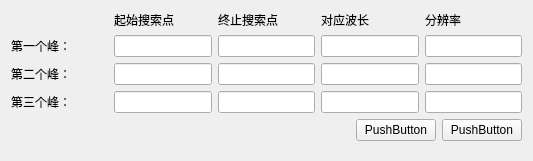
<?xml version="1.0" encoding="UTF-8"?>
<ui version="4.0">
 <class>ResolutionCalculationPage</class>
 <widget class="QWidget" name="ResolutionCalculationPage">
  <property name="geometry">
   <rect>
    <x>0</x>
    <y>0</y>
    <width>533</width>
    <height>161</height>
   </rect>
  </property>
  <property name="windowTitle">
   <string>Form</string>
  </property>
  <layout class="QGridLayout" name="gridLayout">
   <item row="0" column="0">
    <layout class="QVBoxLayout" name="verticalLayout">
     <item>
      <layout class="QHBoxLayout" name="horizontalLayout_4" stretch="1,1,1,1,1">
       <item>
        <widget class="QLabel" name="label_8">
         <property name="text">
          <string/>
         </property>
        </widget>
       </item>
       <item>
        <widget class="QLabel" name="label_4">
         <property name="text">
          <string>起始搜索点</string>
         </property>
        </widget>
       </item>
       <item>
        <widget class="QLabel" name="label_5">
         <property name="text">
          <string>终止搜索点</string>
         </property>
        </widget>
       </item>
       <item>
        <widget class="QLabel" name="label_6">
         <property name="text">
          <string>对应波长</string>
         </property>
        </widget>
       </item>
       <item>
        <widget class="QLabel" name="label_7">
         <property name="text">
          <string>分辨率</string>
         </property>
        </widget>
       </item>
      </layout>
     </item>
     <item>
      <layout class="QHBoxLayout" name="horizontalLayout" stretch="1,1,1,1,1">
       <item>
        <widget class="QLabel" name="label">
         <property name="text">
          <string>第一个峰：</string>
         </property>
        </widget>
       </item>
       <item>
        <widget class="QLineEdit" name="lineEdit_startPoint1"/>
       </item>
       <item>
        <widget class="QLineEdit" name="lineEdit_endPoint1"/>
       </item>
       <item>
        <widget class="QLineEdit" name="lineEdit_wavelength1"/>
       </item>
       <item>
        <widget class="QLineEdit" name="lineEdit_resolution1"/>
       </item>
      </layout>
     </item>
     <item>
      <layout class="QHBoxLayout" name="horizontalLayout_2" stretch="1,1,1,1,1">
       <item>
        <widget class="QLabel" name="label_2">
         <property name="text">
          <string>第二个峰：</string>
         </property>
        </widget>
       </item>
       <item>
        <widget class="QLineEdit" name="lineEdit_startPoint2"/>
       </item>
       <item>
        <widget class="QLineEdit" name="lineEdit_endPoint2"/>
       </item>
       <item>
        <widget class="QLineEdit" name="lineEdit_wavelength2"/>
       </item>
       <item>
        <widget class="QLineEdit" name="lineEdit_resolution2"/>
       </item>
      </layout>
     </item>
     <item>
      <layout class="QHBoxLayout" name="horizontalLayout_3" stretch="1,1,1,1,1">
       <item>
        <widget class="QLabel" name="label_3">
         <property name="text">
          <string>第三个峰：</string>
         </property>
        </widget>
       </item>
       <item>
        <widget class="QLineEdit" name="lineEdit_startPoint3"/>
       </item>
       <item>
        <widget class="QLineEdit" name="lineEdit_endPoint3"/>
       </item>
       <item>
        <widget class="QLineEdit" name="lineEdit_wavelength3"/>
       </item>
       <item>
        <widget class="QLineEdit" name="lineEdit_resolution3"/>
       </item>
      </layout>
     </item>
     <item>
      <layout class="QHBoxLayout" name="horizontalLayout_5">
       <item>
        <spacer name="horizontalSpacer">
         <property name="orientation">
          <enum>Qt::Horizontal</enum>
         </property>
         <property name="sizeHint" stdset="0">
          <size>
           <width>40</width>
           <height>20</height>
          </size>
         </property>
        </spacer>
       </item>
       <item>
        <widget class="QPushButton" name="pushButton_StartCalcul">
         <property name="text">
          <string>PushButton</string>
         </property>
        </widget>
       </item>
       <item>
        <widget class="QPushButton" name="pushButton_Cancel">
         <property name="text">
          <string>PushButton</string>
         </property>
        </widget>
       </item>
      </layout>
     </item>
    </layout>
   </item>
   <item row="1" column="0">
    <spacer name="verticalSpacer">
     <property name="orientation">
      <enum>Qt::Vertical</enum>
     </property>
     <property name="sizeHint" stdset="0">
      <size>
       <width>20</width>
       <height>40</height>
      </size>
     </property>
    </spacer>
   </item>
  </layout>
 </widget>
 <resources/>
 <connections/>
</ui>
